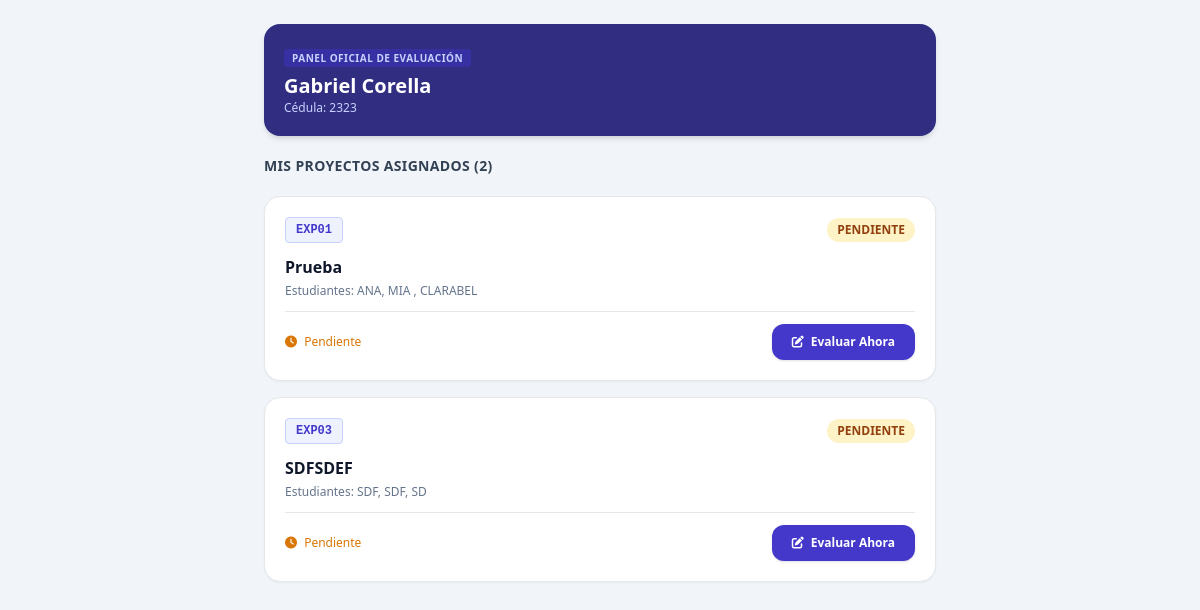
The page /juez/panel?juez_id=5 on the database its author committed.
### tables this page shows
CREATE TABLE jueces (
        id INTEGER PRIMARY KEY AUTOINCREMENT,
        cedula TEXT UNIQUE NOT NULL,
        nombre TEXT NOT NULL,
        email TEXT,
        especialidad TEXT NOT NULL,
        telefono TEXT
    );

CREATE TABLE proyectos (
        id INTEGER PRIMARY KEY AUTOINCREMENT,
        codigo TEXT UNIQUE NOT NULL,
        nombre TEXT NOT NULL,
        especialidad TEXT NOT NULL,
        seccion TEXT NOT NULL,
        estudiante_1 TEXT NOT NULL,
        estudiante_2 TEXT,
        estudiante_3 TEXT,
        descripcion TEXT
    );

CREATE TABLE asignaciones (
        id INTEGER PRIMARY KEY AUTOINCREMENT,
        proyecto_id INTEGER NOT NULL,
        juez_id INTEGER NOT NULL,
        estado TEXT DEFAULT 'PENDIENTE',
        FOREIGN KEY (proyecto_id) REFERENCES proyectos(id) ON DELETE CASCADE,
        FOREIGN KEY (juez_id) REFERENCES jueces(id) ON DELETE CASCADE,
        UNIQUE(proyecto_id, juez_id)
    );

### main.py (the view)
@app.get("/juez/panel", response_class=HTMLResponse)
def juez_panel(juez_id: int):
    conn = get_db()
    juez = conn.execute("SELECT * FROM jueces WHERE id = ?", (juez_id,)).fetchone()
    if not juez:
        conn.close()
        return HTMLResponse("<h2>Error: Evaluador no encontrado.</h2>", status_code=404)
    asignaciones = conn.execute('''
        SELECT a.id as asignacion_id, a.estado, p.codigo, p.nombre, p.especialidad,
               p.estudiante_1, p.estudiante_2, p.estudiante_3,
               e.nota_final, e.id as evaluacion_id
        FROM asignaciones a
        JOIN proyectos p ON a.proyecto_id = p.id
        LEFT JOIN evaluaciones e ON e.asignacion_id = a.id
        WHERE a.juez_id = ?
        ORDER BY a.estado ASC, p.codigo ASC
    ''', (juez_id,)).fetchall()
    conn.close()
    template = templates_env.get_template("juez_panel.html")
    return template.render(juez=juez, asignaciones=asignaciones)

### templates/juez_panel.html (shortened to what this page needs)
<!DOCTYPE html>
<html lang="es">
<head>
    <script src="https://cdn.tailwindcss.com"></script>
    <link href="https://cdnjs.cloudflare.com/ajax/libs/font-awesome/6.4.0/css/all.min.css" rel="stylesheet">
</head>
<body class="bg-slate-100 min-h-screen p-4 sm:p-6 pb-12">
    <div class="max-w-2xl mx-auto space-y-5">
        <div class="bg-indigo-900 text-white p-5 rounded-2xl shadow-md">
            <span class="text-[10px] font-bold uppercase tracking-wider bg-indigo-800 px-2 py-0.5 rounded text-indigo-200">Panel Oficial de Evaluación</span>
            <h1 class="text-xl font-bold mt-1">{{ juez.nombre }}</h1>
            <p class="text-xs text-indigo-200">Cédula: {{ juez.cedula }}</p>
        </div>
        <h2 class="text-sm font-bold text-slate-700 uppercase tracking-wide">Mis Proyectos Asignados ({{ asignaciones|length }})</h2>
        <div class="space-y-4">
            {% for a in asignaciones %}
            <div class="bg-white p-5 rounded-2xl border shadow-sm space-y-3">
                <div class="flex justify-between items-center">
                    <span class="font-mono font-bold text-xs bg-indigo-50 text-indigo-700 px-2.5 py-1 rounded border border-indigo-200">{{ a.codigo }}</span>
                    <span class="text-xs font-bold px-2.5 py-1 rounded-full {% if a.estado == 'EVALUADO' %}bg-green-100 text-green-800{% else %}bg-amber-100 text-amber-800{% endif %}">
                        {{ a.estado }}
                    </span>
                </div>
                <div>
                    <h3 class="font-bold text-slate-900 text-base">{{ a.nombre }}</h3>
                    <p class="text-xs text-slate-500 mt-1 font-medium">
                        Estudiantes: {{ a.estudiante_1 }}{% if a.estudiante_2 %}, {{ a.estudiante_2 }}{% endif %}{% if a.estudiante_3 %}, {{ a.estudiante_3 }}{% endif %}
                    </p>
                </div>
                <div class="pt-3 border-t flex justify-between items-center">
                    {% if a.estado == 'EVALUADO' %}
                    <div>
                        <span class="text-[10px] text-slate-400 block">Calificación enviada:</span>
                        <span class="text-base font-extrabold text-green-700">{{ a.nota_final }}%</span>
                    </div>
                    <a href="/evaluacion/{{ a.evaluacion_id }}/docx" class="text-xs bg-slate-100 hover:bg-slate-200 text-slate-700 font-bold px-3 py-2 rounded-xl transition">
                        <i class="fa-solid fa-file-word text-blue-600 mr-1"></i> Descargar Word
                    </a>
                    {% else %}
                    <span class="text-xs text-amber-600 font-medium"><i class="fa-solid fa-clock mr-1"></i> Pendiente</span>
                    <a href="/evaluar/{{ a.asignacion_id }}" class="bg-indigo-700 hover:bg-indigo-800 text-white text-xs font-bold px-5 py-2.5 rounded-xl shadow transition">
                        <i class="fa-solid fa-pen-to-square mr-1"></i> Evaluar Ahora
                    </a>
                    {% endif %}
                </div>
            </div>
            {% else %}
            <div class="bg-white p-8 rounded-2xl border text-center text-slate-400 text-xs">
                No tiene proyectos asignados actualmente.
            </div>
            {% endfor %}
        </div>
    </div>
</body>
</html>

### rows shown on the page
jueces: nombre "Gabriel Corella", cedula "2323"
proyectos: codigo "EXP01", estado "PENDIENTE", nombre "Prueba", estudiante_1 "ANA", estudiante_2 "MIA", estudiante_3 "CLARABEL"
proyectos: codigo "EXP03", estado "PENDIENTE", nombre "SDFSDEF", estudiante_1 "SDF", estudiante_2 "SDF", estudiante_3 "SD"

### other values the page prints
{{ asignaciones|length }} "2"
